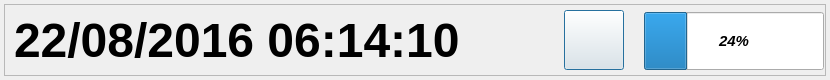
<?xml version="1.0" encoding="UTF-8"?>
<ui version="4.0">
 <class>StatusBarDialog</class>
 <widget class="QDialog" name="StatusBarDialog">
  <property name="geometry">
   <rect>
    <x>0</x>
    <y>0</y>
    <width>830</width>
    <height>80</height>
   </rect>
  </property>
  <property name="font">
   <font>
    <pointsize>18</pointsize>
    <weight>75</weight>
    <bold>true</bold>
   </font>
  </property>
  <property name="windowTitle">
   <string>StatusBarDialog</string>
  </property>
  <property name="autoFillBackground">
   <bool>false</bool>
  </property>
  <widget class="QFrame" name="frame">
   <property name="geometry">
    <rect>
     <x>4</x>
     <y>4</y>
     <width>822</width>
     <height>72</height>
    </rect>
   </property>
   <property name="sizePolicy">
    <sizepolicy hsizetype="Expanding" vsizetype="Preferred">
     <horstretch>0</horstretch>
     <verstretch>0</verstretch>
    </sizepolicy>
   </property>
   <property name="frameShape">
    <enum>QFrame::StyledPanel</enum>
   </property>
   <property name="frameShadow">
    <enum>QFrame::Raised</enum>
   </property>
   <widget class="QLabel" name="labelTime">
    <property name="geometry">
     <rect>
      <x>10</x>
      <y>7</y>
      <width>540</width>
      <height>59</height>
     </rect>
    </property>
    <property name="sizePolicy">
     <sizepolicy hsizetype="Preferred" vsizetype="Preferred">
      <horstretch>0</horstretch>
      <verstretch>0</verstretch>
     </sizepolicy>
    </property>
    <property name="minimumSize">
     <size>
      <width>260</width>
      <height>25</height>
     </size>
    </property>
    <property name="maximumSize">
     <size>
      <width>16777215</width>
      <height>16777215</height>
     </size>
    </property>
    <property name="font">
     <font>
      <pointsize>36</pointsize>
     </font>
    </property>
    <property name="text">
     <string>22/08/2016 06:14:10</string>
    </property>
   </widget>
   <widget class="QLabel" name="labelNoDisk">
    <property name="geometry">
     <rect>
      <x>640</x>
      <y>8</y>
      <width>180</width>
      <height>58</height>
     </rect>
    </property>
    <property name="sizePolicy">
     <sizepolicy hsizetype="Expanding" vsizetype="Fixed">
      <horstretch>0</horstretch>
      <verstretch>0</verstretch>
     </sizepolicy>
    </property>
    <property name="font">
     <font>
      <pointsize>32</pointsize>
      <weight>75</weight>
      <italic>false</italic>
      <bold>true</bold>
     </font>
    </property>
    <property name="text">
     <string>NO SSD</string>
    </property>
    <property name="alignment">
     <set>Qt::AlignCenter</set>
    </property>
   </widget>
   <widget class="QProgressBar" name="progressBarHdd">
    <property name="geometry">
     <rect>
      <x>640</x>
      <y>8</y>
      <width>180</width>
      <height>58</height>
     </rect>
    </property>
    <property name="sizePolicy">
     <sizepolicy hsizetype="Expanding" vsizetype="Preferred">
      <horstretch>0</horstretch>
      <verstretch>0</verstretch>
     </sizepolicy>
    </property>
    <property name="font">
     <font>
      <pointsize>11</pointsize>
      <weight>75</weight>
      <italic>true</italic>
      <bold>true</bold>
     </font>
    </property>
    <property name="value">
     <number>24</number>
    </property>
    <property name="alignment">
     <set>Qt::AlignCenter</set>
    </property>
   </widget>
   <widget class="QPushButton" name="buttonSplit">
    <property name="geometry">
     <rect>
      <x>560</x>
      <y>6</y>
      <width>60</width>
      <height>60</height>
     </rect>
    </property>
    <property name="text">
     <string/>
    </property>
   </widget>
  </widget>
 </widget>
 <layoutdefault spacing="6" margin="11"/>
 <resources/>
 <connections/>
</ui>
